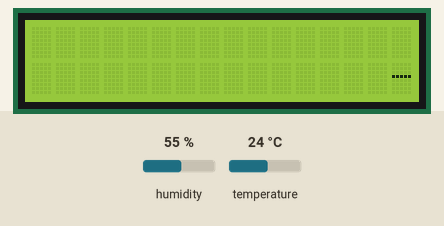
This sketch was run on a simulated Arduino Uno, built with avr-gcc and run on an emulated ATmega328P. Parts: 16×2 character LCD. The inputs (shaded band) are chosen by the test bench; at power-on: temperature 24 °C, humidity 55 %. What the sketch prints to the serial monitor is not drawn.

Above: at 2.7 s.
2.8 s: temperature set to 12 °C
At 5.2 s:
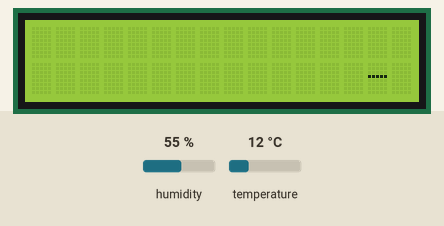
9.4 s: temperature set to 19 °C
At 11.1 s:
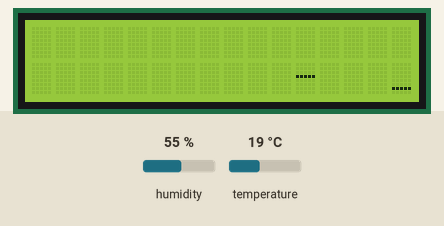
16.0 s: temperature set to 28 °C
At 18.2 s:
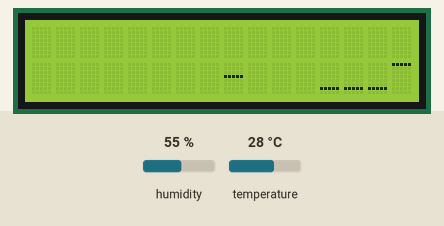
22.6 s: temperature set to 33 °C
At 24.1 s:
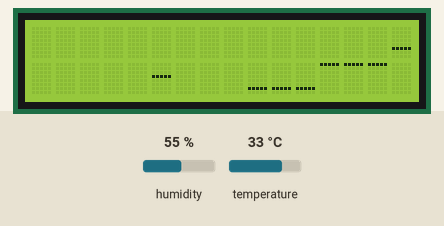
29.1 s: temperature set to 41 °C
At 30.1 s:
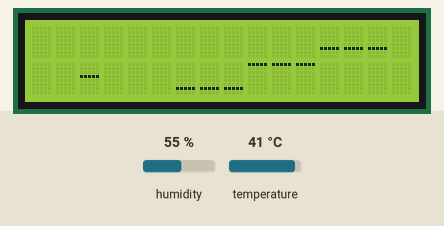
35.5 s: temperature set to 39 °C
At 37.2 s:
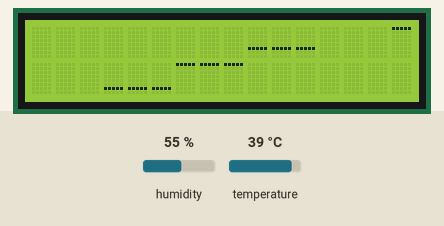
Timing chart, 0 to 38.7 s (numbered marks = the images above; inputs shaded):
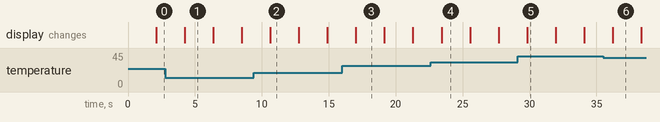

The sketch:

strip_chartof_temperature.ino
```cpp
#include <LiquidCrystal.h>
#include"DHT.h"
#define DHTPIN 8
#define DHTTYPE DHT11
DHT dht(8,11);
int v_min = 20, v_max=40;
volatile int values[16] = {0, 0 , 0, 0, 0, 0, 0, 0, 0, 0, 0, 0, 0, 0, 0, 0};
byte lcd_char[8];

LiquidCrystal lcd(9, 10, 13, 12, 4, 7);

void addValue(int value)
{
  for(int k = 0; k <15 ; k++)
    values[k] = values[k+1];
Serial.println(value);
  int scaled_value = map(value, v_min, v_max, 1, 16);
  Serial.println(scaled_value);
  values[15] = scaled_value;
}

void loadCustomChars()
{
  for(int i = 0; i < 8; i++)
  {
    for(int j = 0; j < 8; j++)
    {
      if(i == (7-j))
        lcd_char[j] = B11111;
      else
        lcd_char[j] = B00000;
    }
    lcd.createChar(i, lcd_char);
  }
}

void updateStripChart()
{
  for(int i = 0; i < 16; i++)
  {

    if(values[i] > 8)
    {
      lcd.setCursor(i, 0);
      lcd.write(values[i] );
      lcd.setCursor(i, 1);
      lcd.write(16);
    }
    else
    {
      lcd.setCursor(i, 0);
      lcd.write(16);
      lcd.setCursor(i, 1);
      if(values[i] > 0)
      {
        lcd.write(values[i]);
      }
      else
      {
        lcd.write(16);
      }
    }
  }
}

void setup()
{
  dht.begin();
  lcd.begin(16, 2);
  loadCustomChars();
  Serial.begin(9600);
}

void loop()
{
  delay(2000);
  int t = dht.readTemperature();
  addValue(t);
  updateStripChart();
  delay(100);
}
```

Measured:
- after the input at 2.8 s, the display: changes after 1.4 s (image 1)
- after the input at 9.4 s, the display: changes after 1.2 s (image 2)
- after the input at 16.0 s, the display: changes after 1.0 s (image 3)
- after the input at 22.6 s, the display: changes after 0.82 s (image 4)
- after the input at 29.1 s, the display: changes after 0.72 s (image 5)
- after the input at 35.5 s, the display: changes after 0.72 s (image 6)
- what the display in image 1 shows lasts 2.2 s, from 4.2 s to 6.4 s
